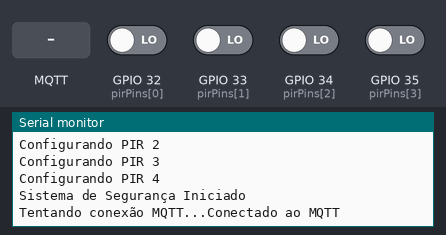
The program below on a simulated ESP32. Shown: the last lines printed to the serial monitor. The inputs (shaded band) are chosen by the test bench; at power-on: GPIO 32 (pirPins[0]), GPIO 33 (pirPins[1]), GPIO 34 (pirPins[2]), GPIO 35 (pirPins[3]) LOW. WiFi joins after 1.5 s; servers stay silent unless stated; no MQTT or app messages arrive unless stated; not simulated (calls return 0 or success): ../lib/net/secrets.h.

Above: at 2.7 s.
2.8 s: MQTT message "1" arrives on the first subscribed topic
At 3.4 s:
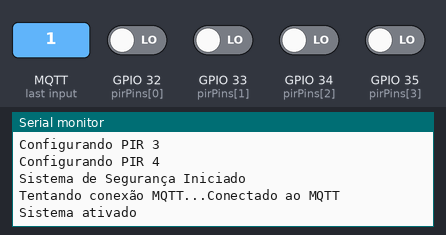
4.3 s: GPIO 32 (pirPins[0]) driven HIGH
At 5.5 s:
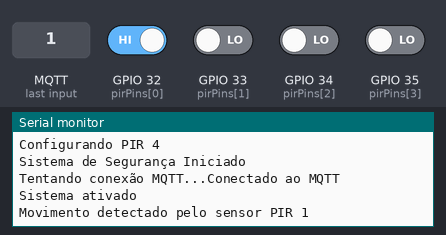
5.8 s: MQTT message "0" arrives on the first subscribed topic
At 7.1 s:
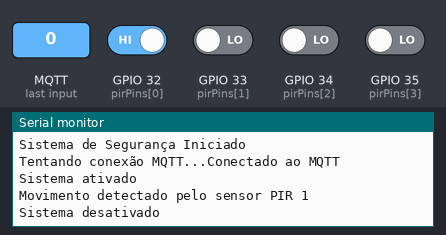
Timing chart, 0 to 8.8 s (numbered marks = the images above; inputs shaded):
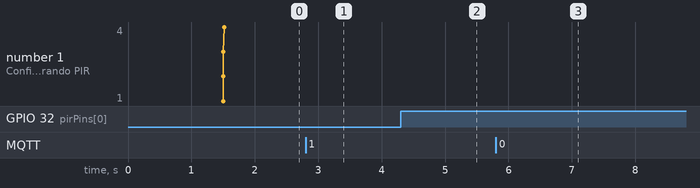

The program:

main.cpp
```cpp
#include <WiFi.h>
#include <PubSubClient.h>
#include "../lib/net/secrets.h"

WiFiClient espClient;
PubSubClient client(espClient);

const int pirPins[] = {32, 33, 34, 35};
const int numPIR = sizeof(pirPins) / sizeof(pirPins[0]);
int pirStates[] = {LOW, LOW, LOW, LOW};
bool systemEnabled = false;

void setup_wifi() {
  Serial.print("Conectando ao WiFi ");
  Serial.println(ssid);
  WiFi.begin(ssid, password);
  while (WiFi.status() != WL_CONNECTED) {
    delay(500);
    Serial.print(".");
  }
  Serial.println("\nWiFi conectado");
}

void reconnect() {
  while (!client.connected()) {
    Serial.print("Tentando conexão MQTT...");
    if (client.connect("ESP32_PIR", mqttUser, mqttPassword)) {
      Serial.println("Conectado ao MQTT");
      client.subscribe("samuel_costa/feeds/controlador");
    } else {
      Serial.print("Falha, rc=");
      Serial.println(client.state());
      delay(5000);
    }
  }
}

void callback(char* topic, byte* payload, unsigned int length) {
  String message;
  for (int i = 0; i < length; i++) {
    message += (char)payload[i];
  }

  if (String(topic) == "samuel_costa/feeds/controlador") {
    if (message == "1") {
      systemEnabled = true;
      Serial.println("Sistema ativado");
    } else if (message == "0") {
      systemEnabled = false;
      Serial.println("Sistema desativado");
    }
  }
}

void setup() {
  Serial.begin(9600);

  setup_wifi();
  client.setServer(mqttserver, 1883);
  client.setCallback(callback);

  for (int i = 0; i < numPIR; i++) {
    pinMode(pirPins[i], INPUT);
    Serial.print("Configurando PIR ");
    Serial.println(i + 1);
  }

  Serial.println("Sistema de Segurança Iniciado");
}

void loop() {
  if (!client.connected()) {
    reconnect();
  }
  client.loop();

  if (systemEnabled) {
    for (int i = 0; i < numPIR; i++) {
      int currentState = digitalRead(pirPins[i]);

      if (currentState == HIGH && pirStates[i] == LOW) {
        Serial.print("Movimento detectado pelo sensor PIR ");
        Serial.println(i + 1);
        pirStates[i] = HIGH;

        String topic = "samuel_costa/feeds/sensor-interno";
        String message = "Mov. Detc. ";
        message += (i + 1);
        client.publish(topic.c_str(), message.c_str());
      } else if (currentState == LOW && pirStates[i] == HIGH) {
        pirStates[i] = LOW;
      }
    }
  }

  delay(100);
}
```

Measured:
- after the input at 2.8 s, the serial monitor: prints a new line after 0.05 s (image 1)
- after the input at 4.3 s, the serial monitor: prints a new line after 0.05 s (image 2)
- after the input at 5.8 s, the serial monitor: prints a new line after 0.06 s (image 3)
